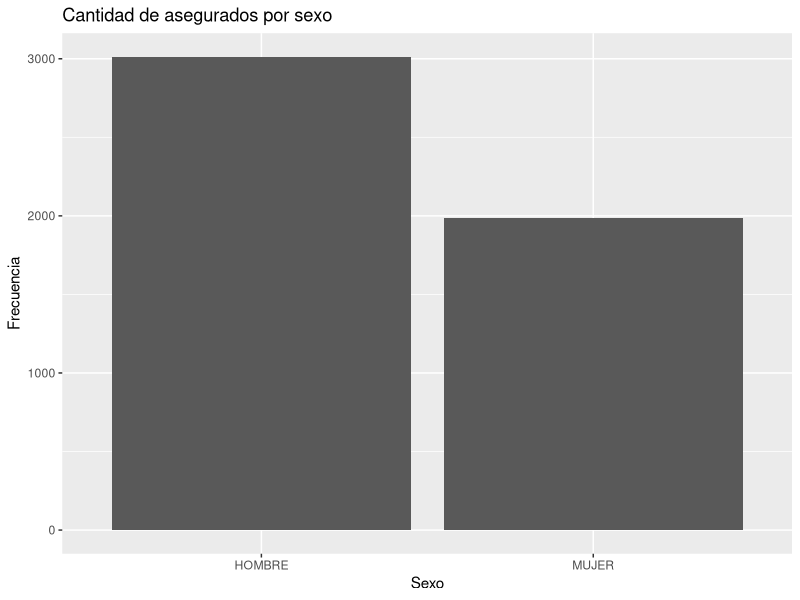
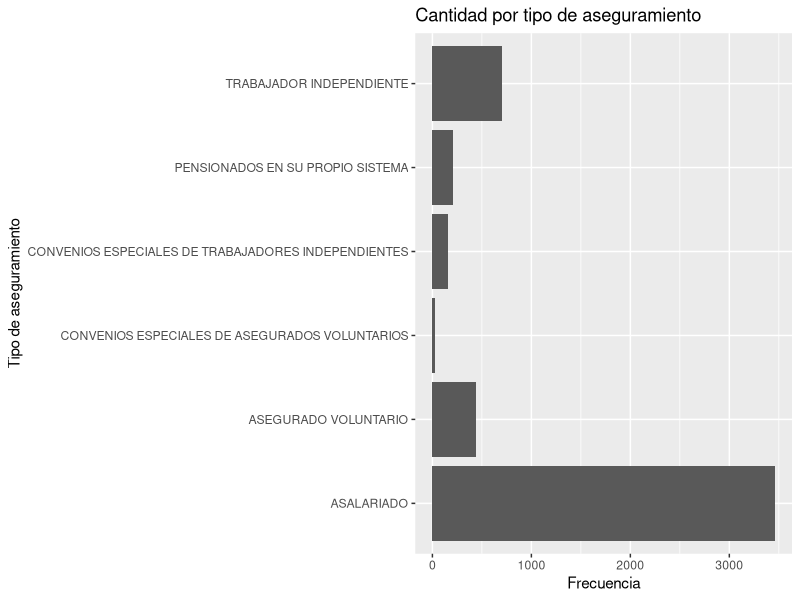
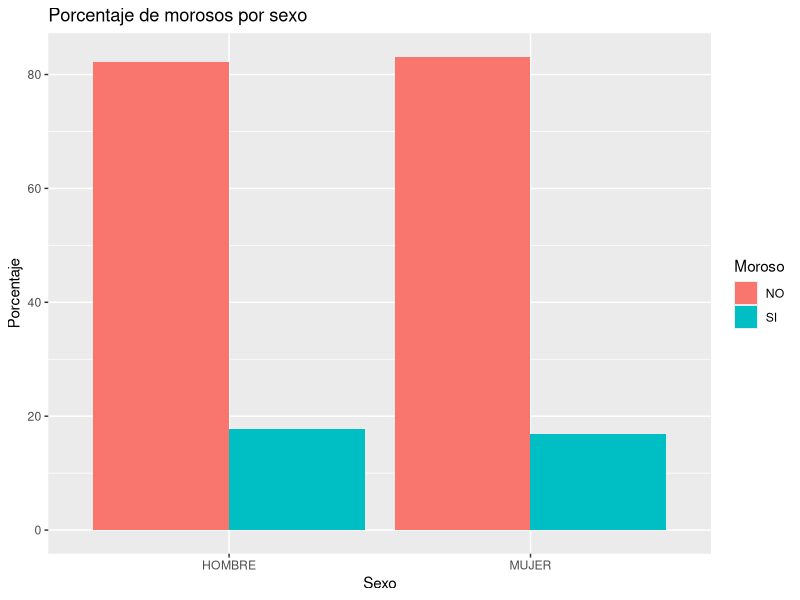

The R script that drew these images, in order:
# Paquetes

library(tidyverse)   
library(magrittr)   

# 1) Cargar datos
moras <- read_delim("moras.txt",
                    delim = ",")

moras %>% glimpse()
# 2) Resumen de 5 números + promedio 

resumen_numericas <-
  moras %>%
  summarise(
    salario_min   = min(SALARIO, na.rm = TRUE),
    salario_q1    = quantile(SALARIO, 0.25, na.rm = TRUE),
    salario_med   = median(SALARIO, na.rm = TRUE),
    salario_q3    = quantile(SALARIO, 0.75, na.rm = TRUE),
    salario_max   = max(SALARIO, na.rm = TRUE),
    salario_mean  = mean(SALARIO, na.rm = TRUE),
    
    edad_min      = min(EDAD, na.rm = TRUE),
    edad_q1       = quantile(EDAD, 0.25, na.rm = TRUE),
    edad_med      = median(EDAD, na.rm = TRUE),
    edad_q3       = quantile(EDAD, 0.75, na.rm = TRUE),
    edad_max      = max(EDAD, na.rm = TRUE),
    edad_mean     = mean(EDAD, na.rm = TRUE)
  )

resumen_numericas

# 3) Z-score 

moras <-
  moras %>%
  mutate(
    z_salario = (SALARIO - mean(SALARIO, na.rm = TRUE)) /
      sd(SALARIO, na.rm = TRUE),
    z_edad    = (EDAD    - mean(EDAD,    na.rm = TRUE)) /
      sd(EDAD,    na.rm = TRUE),
    
    atipico_salario = case_when(
      is.na(z_salario)           ~ NA_character_,
      abs(z_salario) > 1.96      ~ "Si",
      TRUE                       ~ "No"
    ),
    atipico_edad = case_when(
      is.na(z_edad)              ~ NA_character_,
      abs(z_edad) > 1.96         ~ "Si",
      TRUE                       ~ "No"
    )
  )
# 4) Porcentaje de Na's

faltantes_por_col <-
  moras %>%
  summarise(
    across(
      everything(),
      ~ mean(is.na(.x)) * 100,
      .names = "pct_na_{.col}"
    )
  )

faltantes_por_col
# 5) Imputación de Na

imputar_media <- function(x) {
  ifelse(is.na(x), mean(x, na.rm = TRUE), x)
}

moda <- function(x) {
  x <- x[!is.na(x)]
  ux <- unique(x)
  ux[which.max(tabulate(match(x, ux)))]
}

imputar_moda <- function(x) {
  ifelse(is.na(x), moda(x), x)
}

moras_imp <-
  moras %>%
  mutate(

    SALARIO_imp = imputar_media(SALARIO),
    EDAD_imp    = imputar_media(EDAD),

    SEXO_imp                 = imputar_moda(SEXO),
    TIPO_ASEGURAMIENTO_imp   = imputar_moda(TIPO_ASEGURAMIENTO),
    SECTOR_imp               = imputar_moda(SECTOR),
    INDICADOR_ACTIVO_imp     = imputar_moda(INDICADOR_ACTIVO),
    INDICADOR_EXTRANJERO_imp = imputar_moda(INDICADOR.EXTRANJERO),
    INDICADOR_MOROSO_imp     = imputar_moda(INDICADOR_MOROSO)
  )
# 6) Gráficos


moras_imp %>%
  ggplot(aes(x = SEXO_imp)) +
  geom_bar() +
  labs(
    title = "Cantidad de asegurados por sexo",
    x = "Sexo",
    y = "Frecuencia"
  )

moras_imp %>%
  ggplot(aes(x = TIPO_ASEGURAMIENTO_imp)) +
  geom_bar() +
  coord_flip() +
  labs(
    title = "Cantidad por tipo de aseguramiento",
    x = "Tipo de aseguramiento",
    y = "Frecuencia"
  )
# 7) Porcentaje de morosos categóricas

# Ejemplo: SEXO
porc_moroso_sexo <-
  moras_imp %>%
  group_by(SEXO_imp, INDICADOR_MOROSO_imp) %>%
  summarise(n = n(), .groups = "drop_last") %>%
  mutate(porc = 100 * n / sum(n))

porc_moroso_sexo

porc_moroso_sexo %>%
  ggplot(aes(x = SEXO_imp,
             y = porc,
             fill = INDICADOR_MOROSO_imp)) +
  geom_col(position = "dodge") +
  labs(
    title = "Porcentaje de morosos por sexo",
    x = "Sexo",
    y = "Porcentaje",
    fill = "Moroso"
  )
